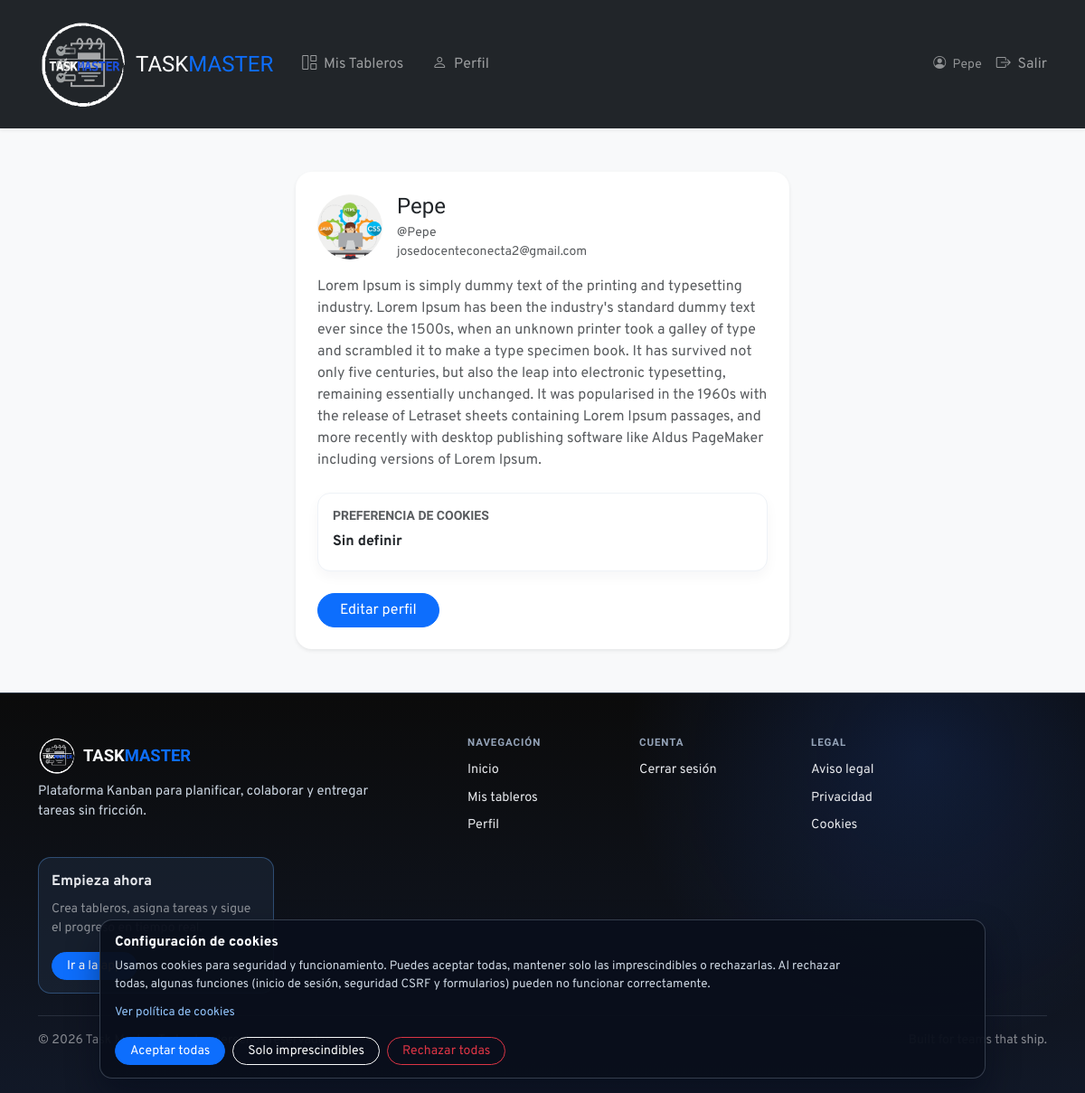
Screenshot of /boards/profile/ (signed in) with the database file from the repository.
### boards/models.py (models this page shows, shortened)
class UserProfile(models.Model):
    COOKIE_CONSENT_CHOICES = [
        ("all", "Aceptar todas"),
        ("essential", "Solo imprescindibles"),
        ("reject", "Rechazar todas"),
    ]
    user = models.OneToOneField(User, on_delete=models.CASCADE, related_name="profile")
    bio = models.TextField(blank=True)
    avatar = models.ImageField(upload_to="avatars/", blank=True, null=True)
    notify_task_assigned = models.BooleanField(default=True)
    notify_task_due = models.BooleanField(default=True)
    notify_task_status = models.BooleanField(default=True)
    pending_email = models.EmailField(blank=True, null=True)
    pending_email_token = models.CharField(max_length=255, blank=True, null=True)
    pending_email_created_at = models.DateTimeField(blank=True, null=True)
    cookie_consent = models.CharField(
        max_length=20,
        choices=COOKIE_CONSENT_CHOICES,
        blank=True,
        null=True,
    )
    cookie_consent_updated_at = models.DateTimeField(blank=True, null=True)
    notify_task_due = models.BooleanField(default=True)
    notify_task_status = models.BooleanField(default=True)
    def avatar_url(self):
        if self.avatar:
            return self.avatar.url
        return "/static/img/taskmaster.png"

### boards/views.py (the view)
# urls.py: path("profile/", views.ProfileView.as_view(), name="profile"),
class ProfileView(LoginRequiredMixin, DetailView):
    model = UserProfile
    template_name = "profiles/profile_detail.html"
    context_object_name = "profile"
    def get_object(self, queryset=None):
        profile, _ = UserProfile.objects.get_or_create(user=self.request.user)
        return profile

### templates/profiles/profile_detail.html (shortened to what this page needs)
{% extends "layout.html" %}
{% block content %}
<div class="row justify-content-center">
    <div class="col-md-8 col-lg-6">
        <div class="card border-0 shadow-sm" style="border-radius: 18px;">
            <div class="card-body p-4">
                <div class="d-flex align-items-center gap-3 mb-3">
                    <img src="{{ profile.avatar_url }}" alt="Avatar" width="72" height="72" class="rounded-circle object-fit-cover">
                    <div>
                        <h4 class="mb-1">
                            {% if profile.user.first_name or profile.user.last_name %}
                                {{ profile.user.first_name }} {{ profile.user.last_name }}
                            {% else %}
                                {{ profile.user.username }}
                            {% endif %}
                        </h4>
                        <div class="text-muted small">@{{ profile.user.username }}</div>
                        <div class="text-muted small">{{ profile.user.email }}</div>
                    </div>
                </div>
                {% if profile.bio %}
                <p class="text-muted mb-4">{{ profile.bio }}</p>
                {% endif %}
                <div class="section-box mb-4">
                    <h6 class="small text-uppercase text-muted fw-bold mb-2">Preferencia de cookies</h6>
                    <p class="mb-1">
                        <strong>
                            {% if profile.cookie_consent == "all" %}
                                Aceptar todas
                            {% elif profile.cookie_consent == "essential" %}
                                Solo imprescindibles
                            {% elif profile.cookie_consent == "reject" %}
                                Rechazar todas
                            {% else %}
                                Sin definir
                            {% endif %}
                        </strong>
                    </p>
                </div>
                <a href="{% url 'boards:profile_edit' %}" class="btn btn-primary rounded-pill px-4">Editar perfil</a>
            </div>
        </div>
    </div>
</div>
{% endblock %}

### templates/includes/_header.html (shortened to what this page needs)
{% load static %}
<nav class="navbar navbar-expand-lg navbar-dark bg-dark py-3 shadow-sm">
    <div class="container">
        <a class="navbar-brand fw-800 fs-4 d-flex align-items-center gap-2" href="{% url 'home' %}">
            <img src="{% static 'img/taskmaster.png' %}" alt="Task Master" height="100" class="rounded-2">
            <span>TASK<span class="text-primary">MASTER</span></span>
        </a>
        <div class="collapse navbar-collapse" id="navbarNav">
            <ul class="navbar-nav me-auto">
                {% if user.is_authenticated %}
                <li class="nav-item">
                    <a class="nav-link px-3" href="{% url 'boards:board_list' %}">
                        <i class="bi bi-grid-1x2 me-1"></i> Mis Tableros
                    </a>
                </li>
                <li class="nav-item">
                    <a class="nav-link px-3" href="{% url 'boards:profile' %}">
                        <i class="bi bi-person me-1"></i> Perfil
                    </a>
                </li>
                {% endif %}
            </ul>
            <ul class="navbar-nav ms-auto align-items-center gap-2">
                {% if user.is_authenticated %}
                    <li class="nav-item text-white-50 me-2 small">
                        <i class="bi bi-person-circle me-1"></i> {{ user.username }}
                    </li>
                    <li class="nav-item">
                        <form action="{% url 'logout' %}" method="post" class="m-0">
                            <button type="submit" class="btn btn-link nav-link border-0 p-0 text-danger-hover">
                                <i class="bi bi-box-arrow-right me-1"></i> Salir
                            </button>
                        </form>
                    </li>
                {% endif %}
            </ul>
        </div>
    </div>
</nav>

### static/css/style.css (style rules this page uses)
body { font-family: 'Overpass', sans-serif; background-color: #f1f2f4; margin: 0; }
h1, h2, h3, h4, h5, h6, .section-title, .column-title, .navbar-brand { font-family: 'Vercetti', serif; }
button, .btn, input, select, textarea { font-family: 'Overpass', sans-serif; }
.section-box { background: #ffffff; border: 1px solid #eef2f7; border-radius: 14px; padding: 16px; box-shadow: 0 6px 14px rgba(15,23,42,0.04); }
:root { --home-bg-1: #fff7ed; --home-bg-2: #eef6ff; --home-accent: #0f6bdc; --home-accent-dark: #0d4f9f; --home-ink: #0f172a; }

### rows the page displays
UserProfile: avatar_url (picture), user.username "Pepe", user.email "josedocenteconecta2@gmail.com", bio "Lorem Ipsum is simply dummy text of the printing and typesetting industry. Lorem Ipsum has been the industry's standard dummy text ever since the 1500s, when an unknown printer took a galley of type and scrambled it to make a type specimen book. It has survived not only five centuries, but also the leap into electronic typesetting, remaining essentially unchanged. It was popularised in the 1960s with the release of Letraset sheets containing Lorem Ipsum passages, and more recently with desktop publishing software like Aldus PageMaker including versions of Lorem Ipsum."

### other values shown
{{ user.username }} "Pepe"
